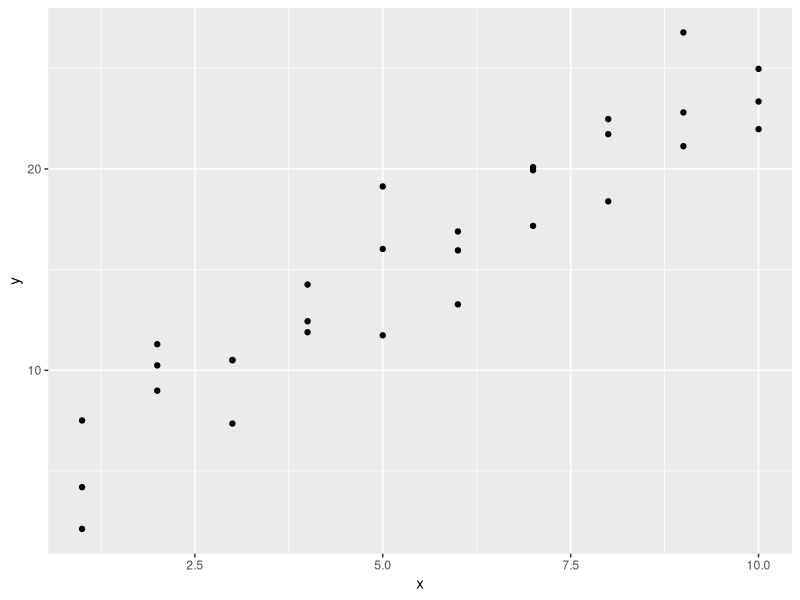
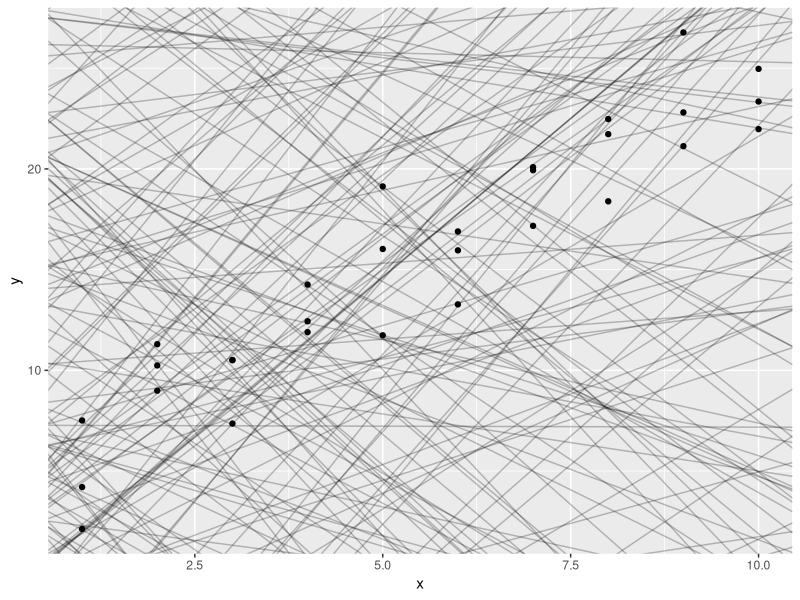
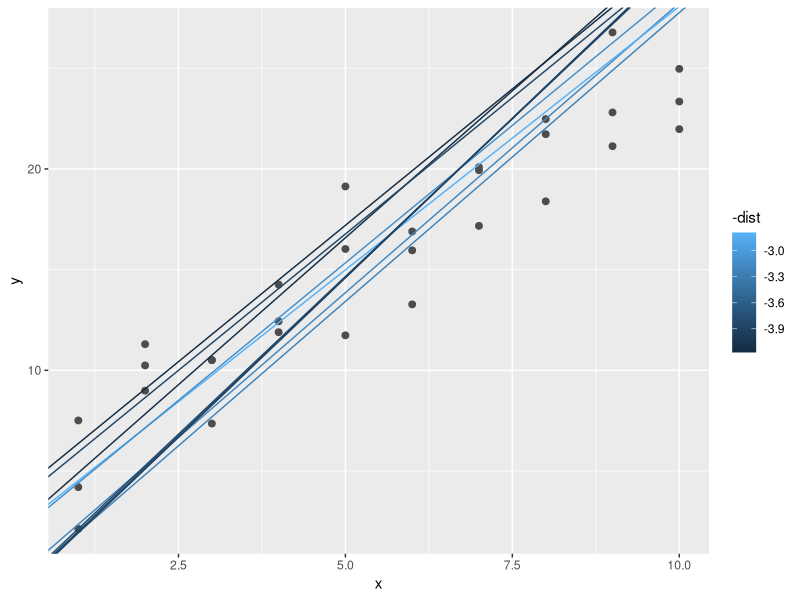
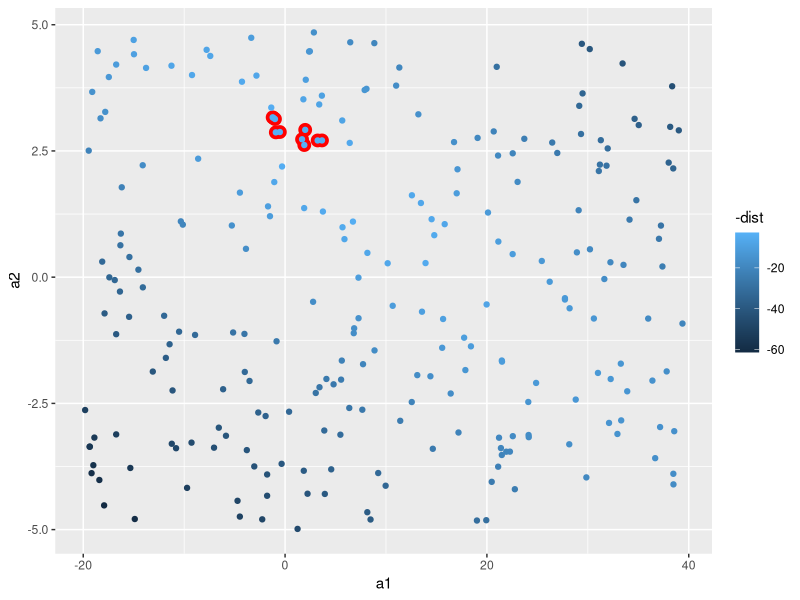
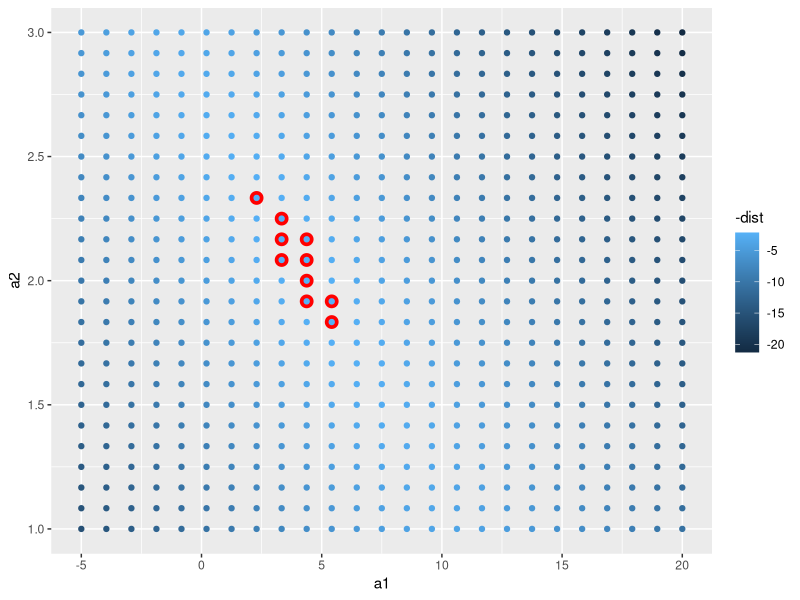
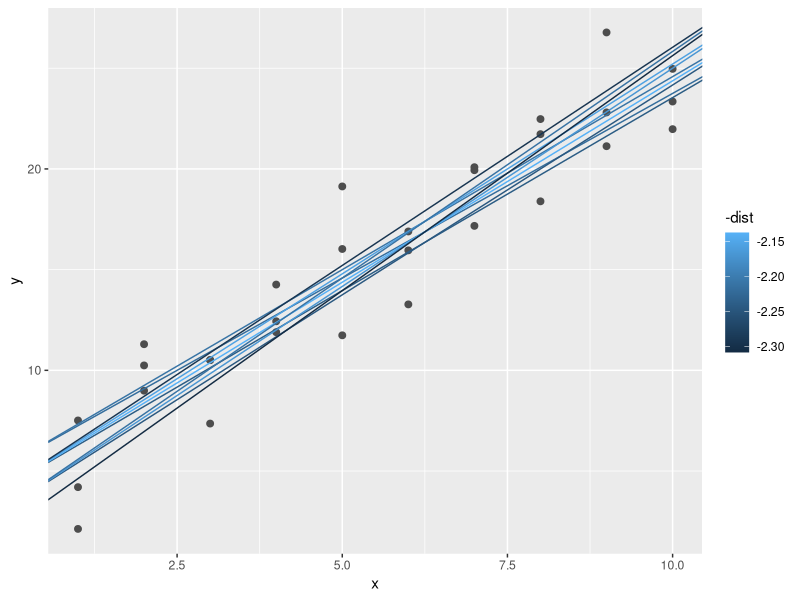
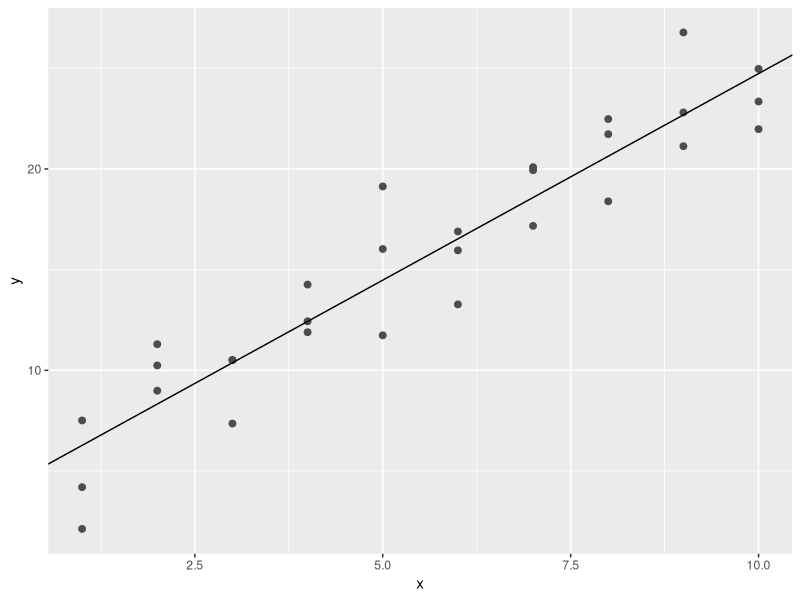
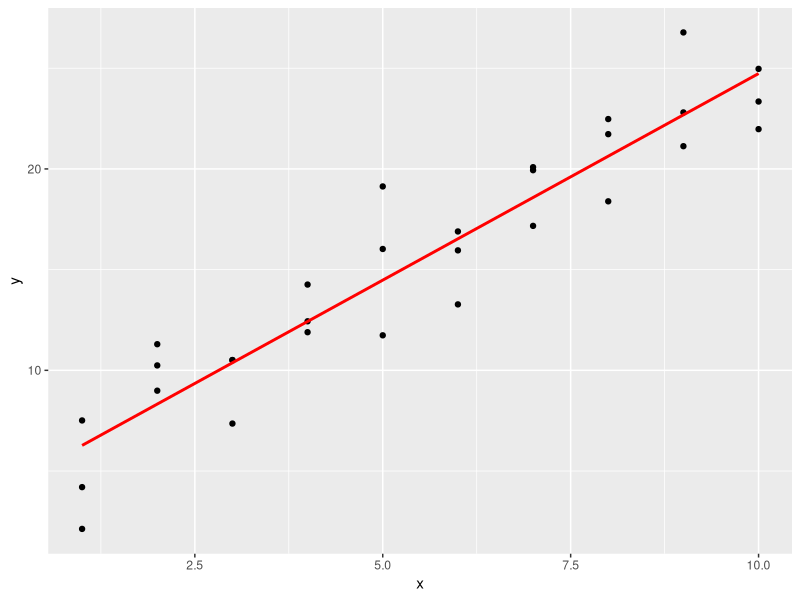

These charts were generated, in order, by the following R code: (Note: this script raises an error after producing the figures.)

library(tidyverse)
library(modelr)
options(na.action = na.warn)

ggplot(sim1, aes(x, y)) +
  geom_point()

models <- tibble(
  a1=runif(250,-20,40),
  a2=runif(250,-5,5)
)
models
sim1
ggplot(sim1,aes(x,y)) +
  geom_abline(aes(intercept=a1,slope = a2),data=models,alpha=1/4) +
  geom_point()

model1 <- function(a, data) {
  a[1] + data$x * a[2]
}
model1(c(7, 1.5), sim1)

measure_distance <- function(mod, data) {
  diff <- data$y - model1(mod, data)
  sqrt(mean(diff ^ 2))
}
measure_distance(c(7, 1.5), sim1)

sim1_dist <- function(a1, a2) {
  measure_distance(c(a1, a2), sim1)
}

sim1_dist
models <- models %>%
  mutate(dist = purrr::map2_dbl(a1, a2, sim1_dist))
models

ggplot(sim1, aes(x, y)) +
  geom_point(size = 2, color = "grey30") +
  geom_abline(
    aes(intercept = a1, slope = a2, color = -dist),
    data = filter(models, rank(dist) <= 10)
  )
data = filter(models, rank(dist) <= 10)
data

ggplot(models, aes(a1, a2)) +
  geom_point(
    data = filter(models, rank(dist) <= 10),
    size = 4, color = "red"
  ) +
  geom_point(aes(colour = -dist))

grid <- expand.grid(
  a1 = seq(-5, 20, length = 25),
  a2 = seq(1, 3, length = 25)
) %>%
  mutate(dist = purrr::map2_dbl(a1, a2, sim1_dist))
grid

grid %>%
  ggplot(aes(a1, a2)) +
  geom_point(
    data = filter(grid, rank(dist) <= 10),
    size = 4, colour = "red"
  ) +
  geom_point(aes(color = -dist))

seq(-5, 20, length = 25)
expand.grid(a1 = seq(-5, 20, length = 25),a2 = seq(1, 3, length = 25))

ggplot(sim1, aes(x, y)) +
  geom_point(size = 2, color = "grey30") +
  geom_abline(
    aes(intercept = a1, slope = a2, color = -dist),
    data = filter(grid, rank(dist) <= 10)
  )

# We need to give a starting value in optim
best <- optim(c(0, 0), measure_distance, data = sim1)
best$par
ggplot(sim1, aes(x, y)) +
  geom_point(size = 2, color = "grey30") +
  geom_abline(intercept = best$par[1], slope = best$par[2])

sim1_mod <- lm(y ~ x, data = sim1)
sim1_mod
coef(sim1_mod)

grid <- sim1 %>%
  data_grid(x)
sim1
grid

# adding the prediction from the previous model to the grid
grid <- grid %>%
  add_predictions(sim1_mod)
grid

ggplot(sim1, aes(x)) +
  geom_point(aes(y = y)) +
  geom_line(aes(y = pred),
    data = grid,
    colour = "red",
    size = 1
  )

sim1 <- sim1 %>%
  add_residuals(sim1_mod)
sim1

ggplot(sim1, aes(resid)) +
  geom_freqpoly(binwidth = 0.5)

ggplot(sim1, aes(x, resid)) +
  geom_ref_line(h = 0) +
  geom_point()

df <- tribble(
  ~y, ~x1, ~x2,
  4, 2, 5,
  5, 1, 9
)
df
model_matrix(df, y ~ x1)
model_matrix(df, y ~ x1 - 1)
model_matrix(df, y ~ x1 + x2)

df <- tribble(
  ~ sex, ~ response,
  "male", 1,
  "female", 2,
  "male", 1
)
model_matrix(df, response ~ sex)

sim2
print(sim2,n=Inf,width=Inf)

ggplot(sim2) +
  geom_point(aes(x, y))

mod2 <- lm(y ~ x, data = sim2)
mod2

grid <- sim2 %>%
  data_grid(x) %>%
  add_predictions(mod2)
grid

ggplot(sim2, aes(x)) +
  geom_point(aes(y = y)) +
  geom_point(
    data = grid,
    aes(y = pred),
    color = "red",
    size = 4
  )
tibble(x = "e") %>%
  add_predictions(mod2)

ggplot(sim3, aes(x1, y)) +
  geom_point(aes(color = x2))

sim3 
mod1 <- lm(y ~ x1 + x2, data = sim3)
mod2 <- lm(y ~ x1 * x2, data = sim3)
mod1
mod2

# data_grid() finds all the unique values of x1 and x2 and then generates all combinations.
data_grid(sim3,x1,x2)
# gather_predictions to generate predictions form both the models
grid=sim3%>% data_grid(x1,x2) %>%
  gather_predictions(mod1,mod2)
print(grid,n=Inf,width=Inf)

ggplot(sim3, aes(x1, y, color = x2)) +
  geom_point() + geom_line(data = grid, aes(y = pred)) +
  facet_wrap(~model)

sim3 <- sim3 %>%
  gather_residuals(mod1, mod2)
sim3
ggplot(sim3, aes(x1, resid, color = x2)) +
  geom_point() +
  facet_grid(model ~ x2)

sim4

seq_range(c(1:10), 5)

mod1 <- lm(y ~ x1 + x2, data = sim4)
mod2 <- lm(y ~ x1 * x2, data = sim4)
grid <- sim4 %>%
  data_grid(
    x1 = seq_range(x1, 5),
    x2 = seq_range(x2, 5)
  ) %>%
  gather_predictions(mod1, mod2)
grid

seq_range(c(0.0123, 0.923423), n = 5)
#> pretty=TRUE means converting the fraction variable into a  round one
seq_range(c(0.0123, 0.923423), n = 5, pretty = TRUE)

x1 <- rcauchy(100)
x1
rm(x1)
seq_range(x1, n = 5)
seq_range(x1, n = 5, trim = 0.10)
# trim = 0.1 will trim off 10% of the tail values of the distribution
seq_range(x1, n = 5, trim = 0.25)
seq_range(x1, n = 5, trim = 0.50)

x2 <- c(0, 1)
seq_range(x2, n = 5)
# expand = 0.1 is in some sense the opposite of trim() equally for both sides 
seq_range(x2, n = 5, expand = 0.10)
seq_range(x2, n = 5, expand = 0.25)
seq_range(x2, n = 5, expand = 0.50)

ggplot(grid, aes(x1, x2)) +
  geom_tile(aes(fill = pred)) +
  facet_wrap(~ model)

ggplot(grid, aes(x1, pred, color = x2, group = x2)) +
  geom_line() +
  facet_wrap(~ model)

ggplot(grid, aes(x2, pred, color = x1, group = x1)) +
  geom_line() +
  facet_wrap(~ model)

# use model_matrix() to see exactly what equation lm() is fitting
df <- tribble(
  ~y, ~x,
  1, 1,
  2, 2,
  3, 3
)
model_matrix(df, y ~ x^2 + x)
model_matrix(df, y ~ I(x^2) + x)
df <- tribble(
  ~x, ~y,
  1, 2.2,
  2, NA,
  3, 3.5,
  4, 8.3,
  NA, 10
)
# For excluding the NA values
mod <- lm(y ~ x, data = df, na.action = na.exclude)
nobs(mod)
